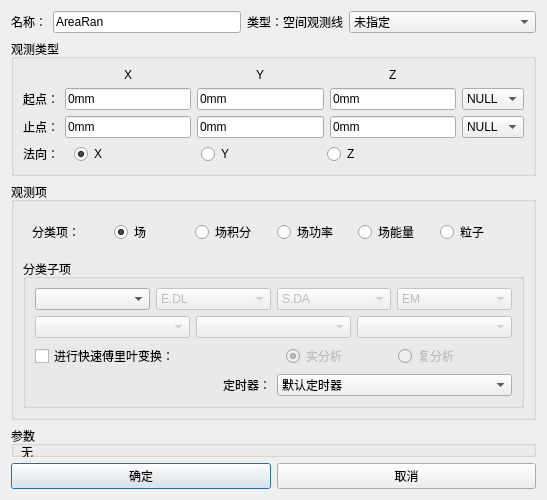
<?xml version="1.0" encoding="UTF-8"?>
<ui version="4.0">
 <class>Dialog</class>
 <widget class="QDialog" name="Dialog">
  <property name="windowModality">
   <enum>Qt::ApplicationModal</enum>
  </property>
  <property name="geometry">
   <rect>
    <x>0</x>
    <y>0</y>
    <width>547</width>
    <height>477</height>
   </rect>
  </property>
  <property name="minimumSize">
   <size>
    <width>0</width>
    <height>0</height>
   </size>
  </property>
  <property name="maximumSize">
   <size>
    <width>16777215</width>
    <height>16777215</height>
   </size>
  </property>
  <property name="windowTitle">
   <string>空间观测设置</string>
  </property>
  <layout class="QGridLayout" name="gridLayout">
   <item row="0" column="0">
    <layout class="QHBoxLayout" name="horizontalLayout">
     <item>
      <widget class="QLabel" name="Label_Name">
       <property name="sizePolicy">
        <sizepolicy hsizetype="Fixed" vsizetype="Preferred">
         <horstretch>0</horstretch>
         <verstretch>0</verstretch>
        </sizepolicy>
       </property>
       <property name="text">
        <string>名称：</string>
       </property>
      </widget>
     </item>
     <item>
      <widget class="QLineEdit" name="le_name">
       <property name="sizePolicy">
        <sizepolicy hsizetype="Preferred" vsizetype="Fixed">
         <horstretch>0</horstretch>
         <verstretch>0</verstretch>
        </sizepolicy>
       </property>
       <property name="text">
        <string>AreaRan</string>
       </property>
      </widget>
     </item>
     <item>
      <widget class="QLabel" name="Label_Shadow">
       <property name="sizePolicy">
        <sizepolicy hsizetype="Fixed" vsizetype="Preferred">
         <horstretch>0</horstretch>
         <verstretch>0</verstretch>
        </sizepolicy>
       </property>
       <property name="text">
        <string>类型：空间观测线</string>
       </property>
      </widget>
     </item>
     <item>
      <widget class="QComboBox" name="ComboBox_Shadow">
       <item>
        <property name="text">
         <string>未指定</string>
        </property>
       </item>
      </widget>
     </item>
    </layout>
   </item>
   <item row="1" column="0">
    <widget class="QGroupBox" name="groupBox_Port">
     <property name="title">
      <string>观测类型</string>
     </property>
     <layout class="QGridLayout" name="gridLayout_2">
      <item row="7" column="0">
       <layout class="QGridLayout" name="gridLayout_5">
        <item row="2" column="0">
         <widget class="QLabel" name="label_end">
          <property name="text">
           <string>止点：</string>
          </property>
         </widget>
        </item>
        <item row="1" column="0">
         <widget class="QLabel" name="label_start">
          <property name="text">
           <string>起点：</string>
          </property>
         </widget>
        </item>
        <item row="3" column="0">
         <widget class="QLabel" name="label">
          <property name="text">
           <string>法向：</string>
          </property>
         </widget>
        </item>
        <item row="1" column="1">
         <widget class="QLineEdit" name="LineEdit_start_x">
          <property name="text">
           <string>0mm</string>
          </property>
         </widget>
        </item>
        <item row="2" column="1">
         <widget class="QLineEdit" name="LineEdit_end_x">
          <property name="enabled">
           <bool>true</bool>
          </property>
          <property name="text">
           <string>0mm</string>
          </property>
         </widget>
        </item>
        <item row="2" column="2">
         <widget class="QLineEdit" name="LineEdit_end_y">
          <property name="enabled">
           <bool>true</bool>
          </property>
          <property name="text">
           <string>0mm</string>
          </property>
         </widget>
        </item>
        <item row="1" column="2">
         <widget class="QLineEdit" name="LineEdit_start_y">
          <property name="text">
           <string>0mm</string>
          </property>
         </widget>
        </item>
        <item row="0" column="1" alignment="Qt::AlignHCenter">
         <widget class="QLabel" name="label_X">
          <property name="text">
           <string>X</string>
          </property>
         </widget>
        </item>
        <item row="0" column="2" alignment="Qt::AlignHCenter">
         <widget class="QLabel" name="label_Y">
          <property name="text">
           <string>Y</string>
          </property>
         </widget>
        </item>
        <item row="1" column="4">
         <widget class="QComboBox" name="ComboBox_start">
          <item>
           <property name="text">
            <string>NULL</string>
           </property>
          </item>
         </widget>
        </item>
        <item row="2" column="4">
         <widget class="QComboBox" name="ComboBox_end">
          <item>
           <property name="text">
            <string>NULL</string>
           </property>
          </item>
         </widget>
        </item>
        <item row="3" column="1" colspan="3">
         <widget class="QGroupBox" name="groupBox_5">
          <property name="styleSheet">
           <string notr="true">QGroupBox{border:none}</string>
          </property>
          <property name="title">
           <string/>
          </property>
          <layout class="QHBoxLayout" name="horizontalLayout_6">
           <property name="spacing">
            <number>7</number>
           </property>
           <property name="topMargin">
            <number>0</number>
           </property>
           <property name="bottomMargin">
            <number>0</number>
           </property>
           <item>
            <widget class="QRadioButton" name="radioButton_x">
             <property name="enabled">
              <bool>true</bool>
             </property>
             <property name="sizePolicy">
              <sizepolicy hsizetype="Expanding" vsizetype="Fixed">
               <horstretch>0</horstretch>
               <verstretch>0</verstretch>
              </sizepolicy>
             </property>
             <property name="text">
              <string>X</string>
             </property>
             <property name="checkable">
              <bool>true</bool>
             </property>
             <property name="checked">
              <bool>true</bool>
             </property>
            </widget>
           </item>
           <item>
            <widget class="QRadioButton" name="radioButton_y">
             <property name="sizePolicy">
              <sizepolicy hsizetype="Expanding" vsizetype="Fixed">
               <horstretch>0</horstretch>
               <verstretch>0</verstretch>
              </sizepolicy>
             </property>
             <property name="text">
              <string>Y</string>
             </property>
            </widget>
           </item>
           <item>
            <widget class="QRadioButton" name="radioButton_z">
             <property name="sizePolicy">
              <sizepolicy hsizetype="Expanding" vsizetype="Fixed">
               <horstretch>0</horstretch>
               <verstretch>0</verstretch>
              </sizepolicy>
             </property>
             <property name="text">
              <string>Z</string>
             </property>
            </widget>
           </item>
          </layout>
         </widget>
        </item>
        <item row="1" column="3">
         <widget class="QLineEdit" name="LineEdit_start_z">
          <property name="text">
           <string>0mm</string>
          </property>
         </widget>
        </item>
        <item row="0" column="3" alignment="Qt::AlignHCenter">
         <widget class="QLabel" name="label_Z">
          <property name="text">
           <string>Z</string>
          </property>
         </widget>
        </item>
        <item row="2" column="3">
         <widget class="QLineEdit" name="LineEdit_end_z">
          <property name="enabled">
           <bool>true</bool>
          </property>
          <property name="text">
           <string>0mm</string>
          </property>
         </widget>
        </item>
       </layout>
      </item>
     </layout>
    </widget>
   </item>
   <item row="2" column="0">
    <widget class="QGroupBox" name="groupBox_Port_2">
     <property name="title">
      <string>观测项</string>
     </property>
     <layout class="QGridLayout" name="gridLayout_3">
      <item row="1" column="0">
       <widget class="QGroupBox" name="groupBox">
        <property name="title">
         <string>分类子项</string>
        </property>
        <layout class="QGridLayout" name="gridLayout_4">
         <item row="3" column="0" colspan="2">
          <layout class="QGridLayout" name="gridLayout_6">
           <item row="0" column="0">
            <widget class="QCheckBox" name="checkBox_Fourier">
             <property name="text">
              <string>进行快速傅里叶变换：</string>
             </property>
            </widget>
           </item>
           <item row="1" column="1">
            <widget class="QComboBox" name="ComboBox_timer">
             <item>
              <property name="text">
               <string>默认定时器</string>
              </property>
             </item>
             <item>
              <property name="text">
               <string>仅开始时刻</string>
              </property>
             </item>
             <item>
              <property name="text">
               <string>仅结束时刻</string>
              </property>
             </item>
            </widget>
           </item>
           <item row="1" column="0" alignment="Qt::AlignRight">
            <widget class="QLabel" name="label_end_3">
             <property name="sizePolicy">
              <sizepolicy hsizetype="Fixed" vsizetype="Preferred">
               <horstretch>0</horstretch>
               <verstretch>0</verstretch>
              </sizepolicy>
             </property>
             <property name="text">
              <string>定时器：</string>
             </property>
            </widget>
           </item>
           <item row="0" column="1">
            <widget class="QGroupBox" name="groupBox_4">
             <property name="styleSheet">
              <string notr="true">QGroupBox{border:none}</string>
             </property>
             <property name="title">
              <string/>
             </property>
             <layout class="QHBoxLayout" name="horizontalLayout_4">
              <property name="topMargin">
               <number>0</number>
              </property>
              <property name="bottomMargin">
               <number>0</number>
              </property>
              <item>
               <widget class="QRadioButton" name="radioButton_real">
                <property name="enabled">
                 <bool>false</bool>
                </property>
                <property name="text">
                 <string>实分析</string>
                </property>
                <property name="checked">
                 <bool>true</bool>
                </property>
               </widget>
              </item>
              <item>
               <widget class="QRadioButton" name="radioButton_complex">
                <property name="enabled">
                 <bool>false</bool>
                </property>
                <property name="text">
                 <string>复分析</string>
                </property>
               </widget>
              </item>
             </layout>
            </widget>
           </item>
          </layout>
         </item>
         <item row="1" column="0" colspan="2">
          <layout class="QHBoxLayout" name="horizontalLayout_2">
           <item>
            <widget class="QComboBox" name="ComboBox_E1">
             <property name="enabled">
              <bool>true</bool>
             </property>
            </widget>
           </item>
           <item>
            <widget class="QComboBox" name="ComboBox_EDL">
             <property name="enabled">
              <bool>false</bool>
             </property>
             <item>
              <property name="text">
               <string>E.DL</string>
              </property>
             </item>
             <item>
              <property name="text">
               <string>J.DA</string>
              </property>
             </item>
             <item>
              <property name="text">
               <string>H.DL</string>
              </property>
             </item>
            </widget>
           </item>
           <item>
            <widget class="QComboBox" name="ComboBox_SDA">
             <property name="enabled">
              <bool>false</bool>
             </property>
             <item>
              <property name="text">
               <string>S.DA</string>
              </property>
             </item>
            </widget>
           </item>
           <item>
            <widget class="QComboBox" name="ComboBox_EM">
             <property name="enabled">
              <bool>false</bool>
             </property>
             <item>
              <property name="text">
               <string>EM</string>
              </property>
             </item>
             <item>
              <property name="text">
               <string>MAGNETIC</string>
              </property>
             </item>
             <item>
              <property name="text">
               <string>ELECTRIC</string>
              </property>
             </item>
            </widget>
           </item>
          </layout>
         </item>
         <item row="2" column="0" colspan="2">
          <layout class="QHBoxLayout" name="horizontalLayout_7">
           <item>
            <widget class="QComboBox" name="comboBox_particle">
             <property name="enabled">
              <bool>false</bool>
             </property>
            </widget>
           </item>
           <item>
            <widget class="QComboBox" name="comboBox_particleType">
             <property name="enabled">
              <bool>false</bool>
             </property>
            </widget>
           </item>
           <item>
            <widget class="QComboBox" name="comboBox_axis">
             <property name="enabled">
              <bool>false</bool>
             </property>
            </widget>
           </item>
          </layout>
         </item>
        </layout>
       </widget>
      </item>
      <item row="0" column="0">
       <layout class="QHBoxLayout" name="horizontalLayout_start_2">
        <item>
         <widget class="QGroupBox" name="groupBox_3">
          <property name="styleSheet">
           <string notr="true">QGroupBox{border:none}</string>
          </property>
          <property name="title">
           <string/>
          </property>
          <layout class="QHBoxLayout" name="horizontalLayout_5">
           <item>
            <widget class="QLabel" name="label_start_2">
             <property name="text">
              <string>分类项：</string>
             </property>
            </widget>
           </item>
           <item>
            <widget class="QRadioButton" name="radioButton_field">
             <property name="text">
              <string>场</string>
             </property>
             <property name="checked">
              <bool>true</bool>
             </property>
            </widget>
           </item>
           <item>
            <widget class="QRadioButton" name="radioButton_integral">
             <property name="text">
              <string>场积分</string>
             </property>
            </widget>
           </item>
           <item>
            <widget class="QRadioButton" name="radioButton_power">
             <property name="text">
              <string>场功率</string>
             </property>
            </widget>
           </item>
           <item>
            <widget class="QRadioButton" name="radioButton_energy">
             <property name="text">
              <string>场能量</string>
             </property>
            </widget>
           </item>
           <item>
            <widget class="QRadioButton" name="radioButton_particles">
             <property name="text">
              <string>粒子</string>
             </property>
            </widget>
           </item>
          </layout>
         </widget>
        </item>
       </layout>
      </item>
     </layout>
    </widget>
   </item>
   <item row="3" column="0">
    <widget class="QGroupBox" name="groupBox_2">
     <property name="title">
      <string>参数</string>
     </property>
     <widget class="QLabel" name="label_5">
      <property name="geometry">
       <rect>
        <x>10</x>
        <y>20</y>
        <width>54</width>
        <height>12</height>
       </rect>
      </property>
      <property name="text">
       <string>无</string>
      </property>
     </widget>
    </widget>
   </item>
   <item row="4" column="0">
    <layout class="QHBoxLayout" name="horizontalLayout_10">
     <item>
      <widget class="QPushButton" name="pb_ok">
       <property name="text">
        <string>确定</string>
       </property>
      </widget>
     </item>
     <item>
      <widget class="QPushButton" name="pb_cancel">
       <property name="text">
        <string>取消</string>
       </property>
      </widget>
     </item>
    </layout>
   </item>
  </layout>
 </widget>
 <tabstops>
  <tabstop>pb_cancel</tabstop>
  <tabstop>pb_ok</tabstop>
  <tabstop>le_name</tabstop>
  <tabstop>ComboBox_Shadow</tabstop>
  <tabstop>LineEdit_start_x</tabstop>
  <tabstop>LineEdit_start_y</tabstop>
  <tabstop>LineEdit_start_z</tabstop>
  <tabstop>ComboBox_start</tabstop>
  <tabstop>LineEdit_end_x</tabstop>
  <tabstop>LineEdit_end_y</tabstop>
  <tabstop>LineEdit_end_z</tabstop>
  <tabstop>ComboBox_end</tabstop>
  <tabstop>radioButton_x</tabstop>
  <tabstop>radioButton_y</tabstop>
  <tabstop>radioButton_z</tabstop>
  <tabstop>radioButton_field</tabstop>
  <tabstop>radioButton_integral</tabstop>
  <tabstop>radioButton_power</tabstop>
  <tabstop>radioButton_energy</tabstop>
  <tabstop>radioButton_particles</tabstop>
  <tabstop>ComboBox_E1</tabstop>
  <tabstop>ComboBox_EDL</tabstop>
  <tabstop>ComboBox_SDA</tabstop>
  <tabstop>ComboBox_EM</tabstop>
  <tabstop>comboBox_particle</tabstop>
  <tabstop>comboBox_particleType</tabstop>
  <tabstop>comboBox_axis</tabstop>
  <tabstop>checkBox_Fourier</tabstop>
  <tabstop>radioButton_real</tabstop>
  <tabstop>radioButton_complex</tabstop>
  <tabstop>ComboBox_timer</tabstop>
 </tabstops>
 <resources/>
 <connections/>
</ui>
